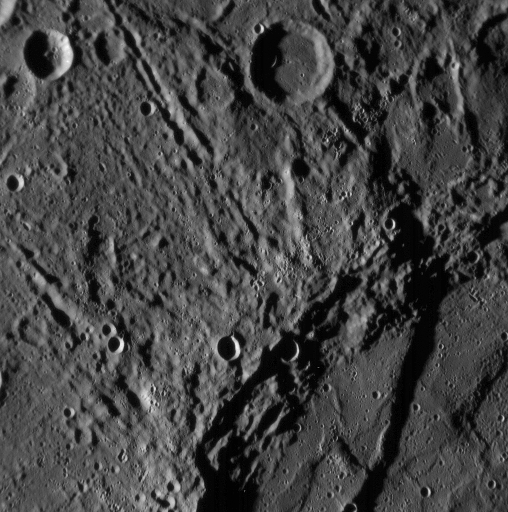
#> input picture lijunxi_code/innovative_algorithm/images/astronomy_img_mercury.jpg, 1016 x 1024 px, found by its file name (shown at 1/2 size)
$ jupyter execute --allow-errors moire_pattern_recovery.ipynb
#> lines starting #> are read from the running program, lines starting #| are printed output that depends on the picture
[cell 1]
# import necessary packages
import cv2
import numpy as np
import matplotlib.pyplot as plt
from matplotlib.colors import LogNorm

[cell 2]
# display images with the given title
def display_img(img_name, title, gray=True):
    if gray:
        plt.imshow(img_name, vmin=0, vmax=255, cmap="gray")
    else:
        plt.imshow(img_name.astype('uint8'),vmin=0,vmax=255)
    plt.title(title)
    plt.show()

[cell 3]
# define a function to add Moire pattern by downsampling and then resampling
def add_Moire_pattern(img_name,sample_rate,gray=True):
    # read the astronomy image
    # add the moire's pattern
    # do the downsampling
    if gray:
        Img_astronomy_1 = cv2.imread("./../images/"+img_name, cv2.IMREAD_GRAYSCALE)
        display_img(Img_astronomy_1, "original image of the astronomy image 1",True)
        M, N = Img_astronomy_1.shape
        Img_astronomy_1_reconstruct=np.zeros((M//sample_rate,N//sample_rate))
        for i in range(M):
            for j in range(N):
                if (i%sample_rate==0 and j%sample_rate==0):
                    Img_astronomy_1_reconstruct[i//sample_rate-1,j//sample_rate-1]=Img_astronomy_1[i,j]
        display_img(Img_astronomy_1_reconstruct,"reconstructed astronomy image 1 after downsampling",True)
        # do the bilinear interpolation
        Img_astronomy_1_Moire_pattern_noise=cv2.resize(Img_astronomy_1_reconstruct,
                                                        dsize=(N, M), interpolation=cv2.INTER_LINEAR)
        display_img(Img_astronomy_1_Moire_pattern_noise,"astronomy image 1 with Moire pattern",True)

    else:
        Img_astronomy_1 = cv2.imread("./../images/"+img_name)
        Img_astronomy_1 = cv2.cvtColor(Img_astronomy_1, cv2.COLOR_BGR2RGB)
        display_img(Img_astronomy_1, "original image of the astronomy image 1",False)
        M, N, K = Img_astronomy_1.shape
        Img_astronomy_1_reconstruct=np.zeros((M//sample_rate,N//sample_rate,K))
        print(Img_astronomy_1_reconstruct.shape)
        for i in range(M):
            for j in range(N):
                for k in range(K):
                    if (i%sample_rate==0 and j%sample_rate==0):
                        Img_astronomy_1_reconstruct[i//sample_rate-1,j//sample_rate-1,k]=Img_astronomy_1[i,j,k]
        display_img(Img_astronomy_1_reconstruct,"reconstructed astronomy image 1 after downsampling",False)
        # do the bilinear interpolation
        Img_astronomy_1_Moire_pattern_noise=cv2.resize(Img_astronomy_1_reconstruct,
                                                        dsize=(N, M), interpolation=cv2.INTER_LINEAR)
        display_img(Img_astronomy_1_Moire_pattern_noise,"astronomy image 1 with Moire pattern",False)
    return Img_astronomy_1_Moire_pattern_noise


#> (the rest of this cell did not finish here and is left out)

[cell 4]
def get_img_fft_shift(img):
    img_fft = np.fft.fft2(img)
    img_fft_shift = np.fft.fftshift(img_fft)
    return img_fft_shift


def show_DFT_magnitude(img_fft_shift, title):
    plt.imshow(np.abs(img_fft_shift), cmap="gray", norm=LogNorm(vmin=5))
    plt.title(title)
    plt.show()

def restore_Moire_pattern(img_name,sample_rate,gray=True):
    # read the astronomy image
#> called with img_name = 'astronomy_img_mercury.jpg', sample_rate = 8, gray = True
    if gray:
        Img_astronomy_1 = cv2.imread("./../images/"+img_name, cv2.IMREAD_GRAYSCALE)
#> Img_astronomy_1 is the input picture: shape (1024, 1016); min 0, max 255, mean 67.1
        Img_astronomy_Moire=add_Moire_pattern(img_name,sample_rate,True)
#> call 2 of add_Moire_pattern, with img_name = 'astronomy_img_mercury.jpg', sample_rate = 8, gray = True
#> after the loop in add_Moire_pattern (call 2), `for i in range(M):`:
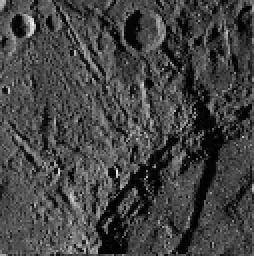
#> Img_astronomy_1_reconstruct: shape (128, 127) float64 (shown 2 times larger); min 0, max 243, mean 67.4
#> in add_Moire_pattern (call 2), `Img_astronomy_1_Moire_pattern_noise=cv2.resize(Img_astronomy_1_reconst..`:
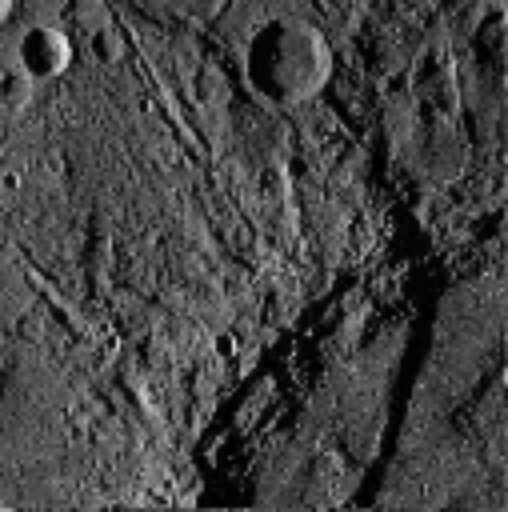
#> Img_astronomy_1_Moire_pattern_noise: shape (1024, 1016) float64 (shown at 1/2 size); min 0, max 240.4, mean 67.4
    else:
        Img_astronomy_1 = cv2.imread("./../images/"+img_name)
        Img_astronomy_1 = cv2.cvtColor(Img_astronomy_1, cv2.COLOR_BGR2RGB)
        Img_astronomy_Moire=add_Moire_pattern(img_name,sample_rate,False)

    # print(Img_astronomy_Moire)
    Img_astronomy_1_fft_shift=get_img_fft_shift(Img_astronomy_1)
    Img_astronomy_Moire_fft_shift=get_img_fft_shift(Img_astronomy_Moire)
    show_DFT_magnitude(Img_astronomy_1_fft_shift,"discrete fourier transform magnitude of the original image")
#> in show_DFT_magnitude, `plt.show()`:
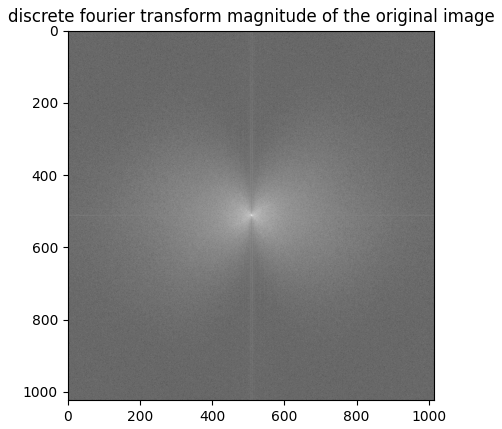
#> figure drawn by matplotlib, 1 panel
    show_DFT_magnitude(Img_astronomy_Moire_fft_shift,"discrete fourier transform magnitude of the noisy image")
#> in show_DFT_magnitude (call 2), `plt.show()`:
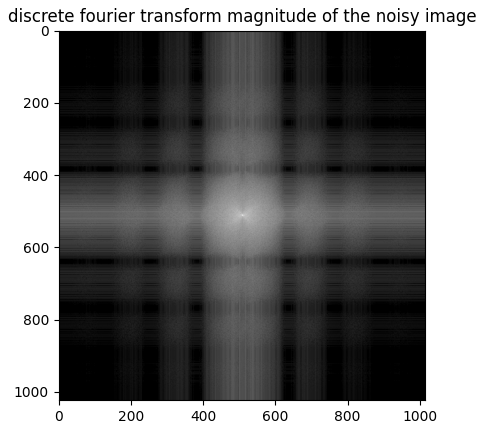
#> figure drawn by matplotlib, 1 panel

restore_Moire_pattern("astronomy_img_mercury.jpg",8,True)

$ run again, on images/astronomy_img_1.png
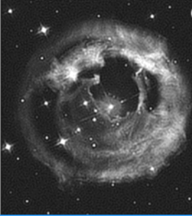
#> input picture images/astronomy_img_1.png, 192 x 216 px
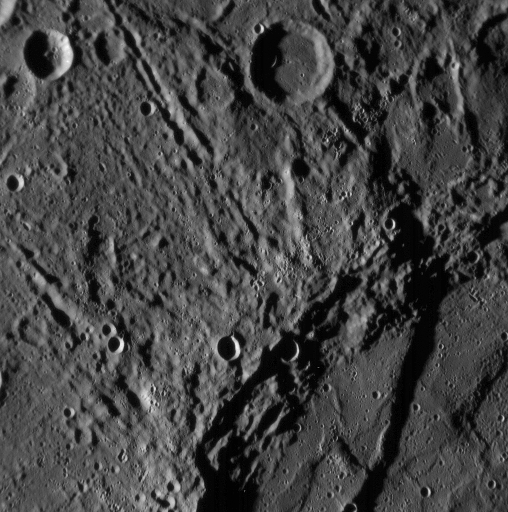
#> input picture lijunxi_code/innovative_algorithm/images/astronomy_img_mercury.jpg, 1016 x 1024 px, found by its file name (shown at 1/2 size)
#> in restore_Moire_pattern, Img_astronomy_1 is the input picture: shape (1024, 1016); min 0, max 255, mean 67.1
#> Img_astronomy_1_Moire_pattern_noise: shape (1024, 1016) float64
#> in show_DFT_magnitude (call 3), `plt.show()`:
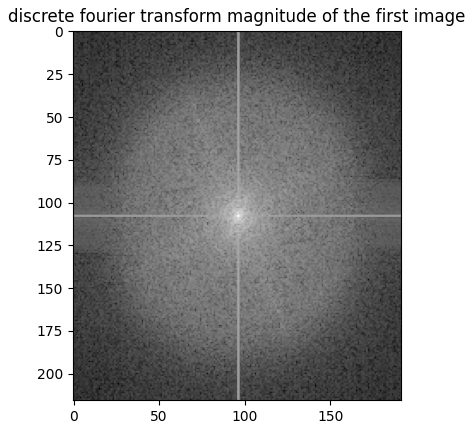
#> figure drawn by matplotlib, 1 panel
